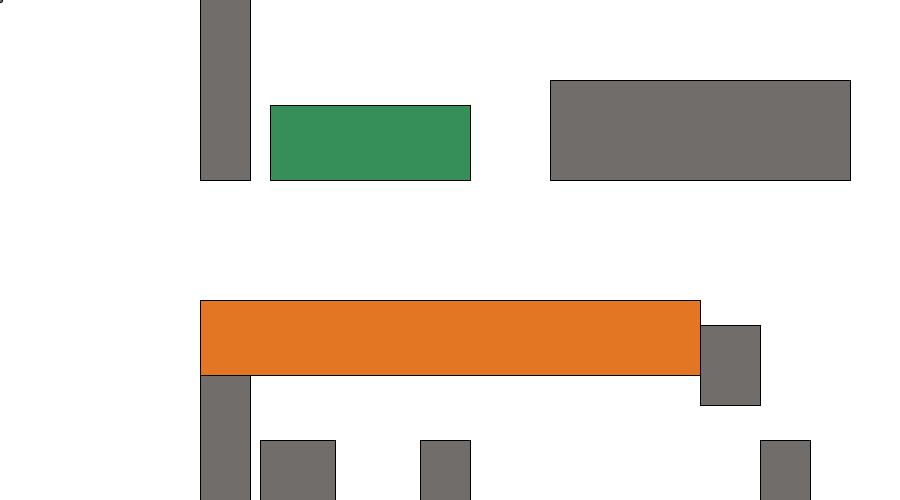
Frame 1 (no input)
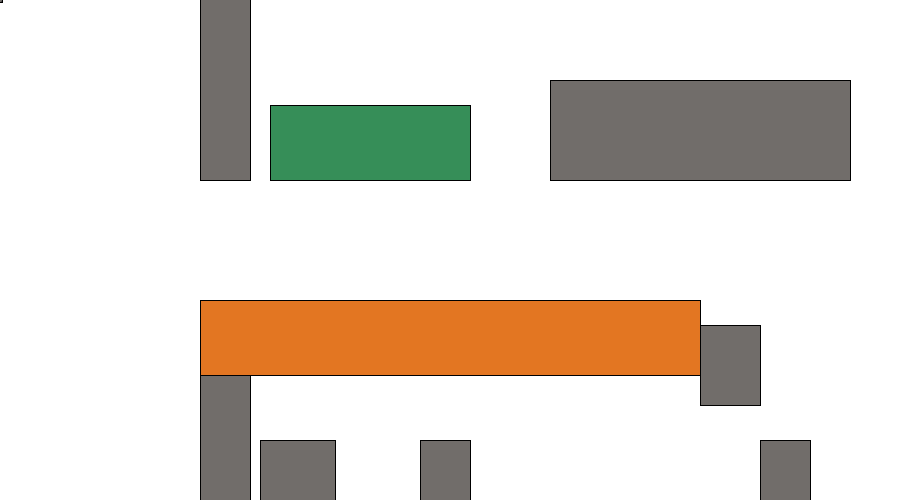
Frame 60 (the mouse pressed at the canvas centre just before this capture)
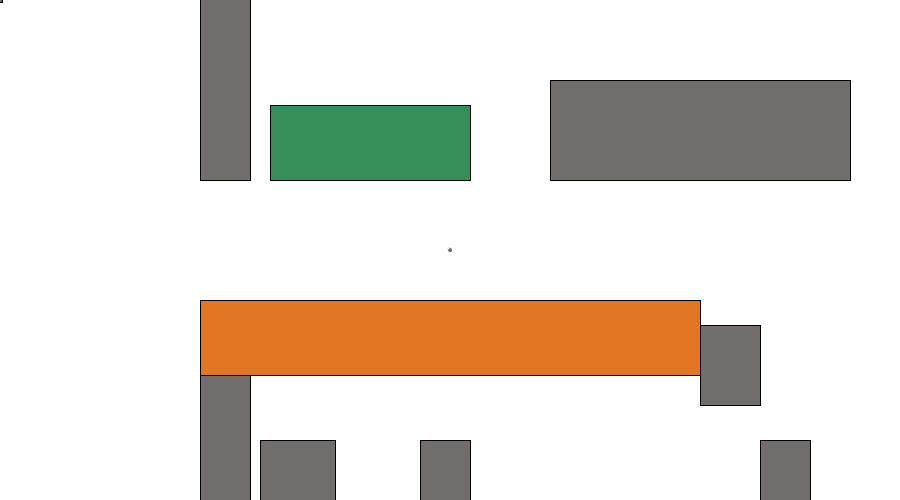
Frame 120 (the mouse held since frame 60 and released just before this capture)

The Processing sketch that drew these frames (run headless with seeded random() and noise(); from frame 60 on, the mouse is pressed at the canvas centre):

// Processing sketch: processing_3929
// ── processing_3929.pde

void setup() {
size (900,500);
background (#FFFFFF);

fill(#E37622);
rect(200,300,500,75); //red centre
fill(#716D6A);
rect(700,325,60,80); //internation library
fill(#716D6A);
rect(200,375,50,200); //newton bulding
fill(#716D6A);
rect(260,440,75,100); //old main building
fill(#716D6A);
rect(420,440,50,200); //old main building
fill(#716D6A);
rect(760,440,50,200); //old mian building
fill(#716D6A);
rect(200,-10,50,190); //dalton building
fill(#368E58);
rect(270,105,200,75); //lawn
fill(#716D6A);
rect(550,80,300,100); //webster building
}

void draw() {
  if(mousePressed) {
    stroke(255);
  } else {
    stroke(0);
  }
  ellipse(mouseX, mouseY, 5, 5);
  
}
